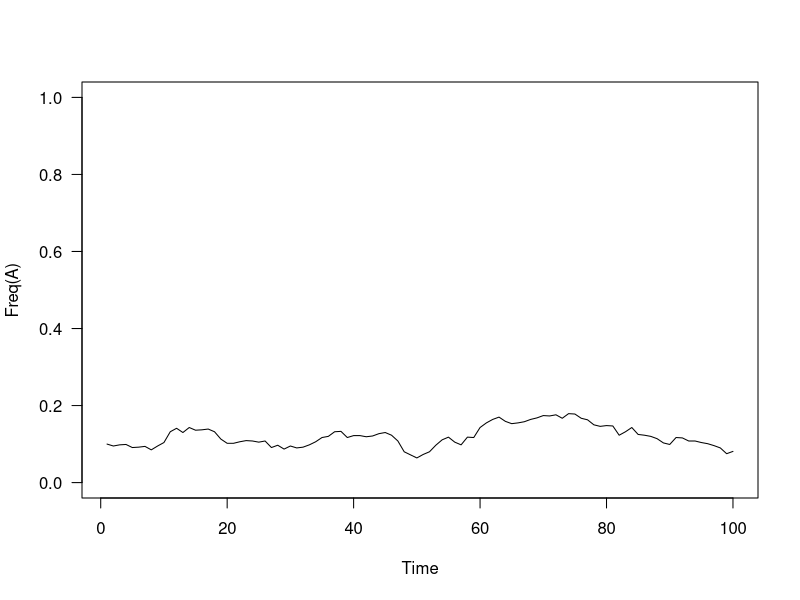

R code for this plot:
## ---- chunk 1
knitr::opts_chunk$set(echo = TRUE)
## ---- chunk 2
#Load libraries
library(tidyverse)

## ---- chunk 3
#Load data
cod_pop <- c(1450, 1420, 1050, 2643, 1060, 1080, 1410, 1150, 740, 175, 43, 10, 12,
15, 16, 16, 28, 30, 32, 23, 12, 19, 27)
years <- c(1983, 1984, 1985, 1986, 1987, 1988, 1989, 1990, 1991, 1992, 1993, 1994,
1995, 1996, 1997, 1998, 1999, 2000, 2001, 2002, 2003, 2004, 2005)

#Build plot


## ---- chunk 4
# Model: N[t] + r * N[t] * (1-N[t]/K)

t<-1:50
N<-0.1
r<-0.4
K<-1
output<-vector(mode = "numeric", length = length(t))

for (i in t){
  model<-N[t] + r * N[t] * (1-N[t]/K)
  print(model)
  output[i] <- model
}


## ---- chunk 5



## ---- chunk 6
# Part 1: Wright-Fisher model with genetic drift and mutation
# Created by Easton R. White
# Last edited: 4-Oct-2021
# Setting up parameter values
N = 1000 # population size
p_ini = 0.1 # the initial frequency of the A allele
u = 0.1 # mutation rate from a to A
max.time = 100 # time to run simulations
# Custom built function
sample.population <- function(p, N) {
next_pop = vector("character", length = N)
for (i in 1:N) {
new_allele = sample(x = c("A", "a"), size = 1, prob = c(p, 1 - p))
next_pop[i] = as.character(new_allele)
}
return(sum(next_pop == "A")/N) # returns the value for p
}
p = vector(mode = "numeric", length = max.time)
p[1] = p_ini
for (t in 1:(max.time - 1)) {
p[t + 1] = sample.population(p[t], N)
}
plot(1:max.time, p, ylim = c(0, 1), type = "l", las = 1, ylab = "Freq(A)", xlab = "Time")

